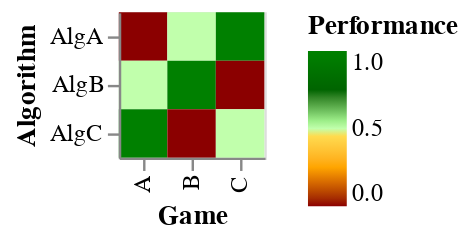

Notebook code for this chart:
### Code cell
import pandas as pd
import altair as alt 
from altair import datum
import numpy as np
from vega_datasets import data


game = pd.DataFrame(["A", "B", "C", "A", "B", "C", "A", "B", "C"], columns=["Game"])
algo = pd.DataFrame(["AlgA", "AlgA", "AlgA", "AlgB", "AlgB", "AlgB", "AlgC", "AlgC", "AlgC"], columns=["Algorithm"])
performance = pd.DataFrame([0, 0.5, 1, 0.5, 1.0, 0, 1.0, 0, 0.5], columns=["Performance"])
categories = pd.DataFrame(["Any, CatA", "Any, CatA, CatB", "Any, CatC","Any, CatA", "Any, CatA, CatB", "Any, CatC", "Any, CatA", "Any, CatA, CatB", "Any, CatC"], columns=["Categories"])
heatmapDF = pd.concat([game,algo,performance, categories], axis=1)

#make selection out of binding
input_dropdown = alt.binding_select(options=["Any", "CatA", "CatB", "CatC"], name="Game Category: ")
selection = alt.selection_single(fields=['Category'], bind=input_dropdown)

base = alt.Chart(heatmapDF).encode(
    alt.X('Game:O', scale=alt.Scale(paddingInner=0)),
    alt.Y('Algorithm:O', scale=alt.Scale(paddingInner=0)),
).add_selection(
    selection
).transform_filter(
    selection
)

#make scale for coloring 
myScale = alt.Scale(domain=[0, 0.25, 0.5, 0.75, 0.985, 1.0], range=['darkred', 'orange', 'white', 'darkgreen', 'green', 'green'], type='linear')
myColor = alt.Color('Performance:Q', scale=myScale)

heatmap = base.mark_rect().encode(
    color= myColor
)
heatmap

### Figure 1 — Vega-Lite specification as saved in the notebook (floating-point values rounded to 4 significant figures)
{"config": {"view": {"continuousWidth": 300, "continuousHeight": 300}}, "data": {"name": "data-ff30f3c0fee85a61fcc000c132843686"}, "mark": {"type": "rect"}, "encoding": {"color": {"field": "Performance", "scale": {"domain": [0, 0.25, 0.5, 0.75, 0.985, 1.0], "range": ["darkred", "orange", "white", "darkgreen", "green", "green"], "type": "linear"}, "type": "quantitative"}, "x": {"field": "Game", "scale": {"paddingInner": 0}, "type": "ordinal"}, "y": {"field": "Algorithm", "scale": {"paddingInner": 0}, "type": "ordinal"}}, "params": [{"name": "param_4", "select": {"type": "point", "fields": ["Category"]}, "bind": {"input": "select", "options": ["Any", "CatA", "CatB", "CatC"], "name": "Game Category: "}}], "transform": [{"filter": {"param": "param_4"}}], "$schema": "https://vega.github.io/schema/vega-lite/v5.8.0.json", "datasets": {"data-ff30f3c0fee85a61fcc000c132843686": [{"Game": "A", "Algorithm": "AlgA", "Performance": 0.0, "Categories": "Any, CatA"}, {"Game": "B", "Algorithm": "AlgA", "Performance": 0.5, "Categories": "Any, CatA, CatB"}, {"Game": "C", "Algorithm": "AlgA", "Performance": 1.0, "Categories": "Any, CatC"}, {"Game": "A", "Algorithm": "AlgB", "Performance": 0.5, "Categories": "Any, CatA"}, {"Game": "B", "Algorithm": "AlgB", "Performance": 1.0, "Categories": "Any, CatA, CatB"}, {"Game": "C", "Algorithm": "AlgB", "Performance": 0.0, "Categories": "Any, CatC"}, {"Game": "A", "Algorithm": "AlgC", "Performance": 1.0, "Categories": "Any, CatA"}, {"Game": "B", "Algorithm": "AlgC", "Performance": 0.0, "Categories": "Any, CatA, CatB"}, {"Game": "C", "Algorithm": "AlgC", "Performance": 0.5, "Categories": "Any, CatC"}]}}
